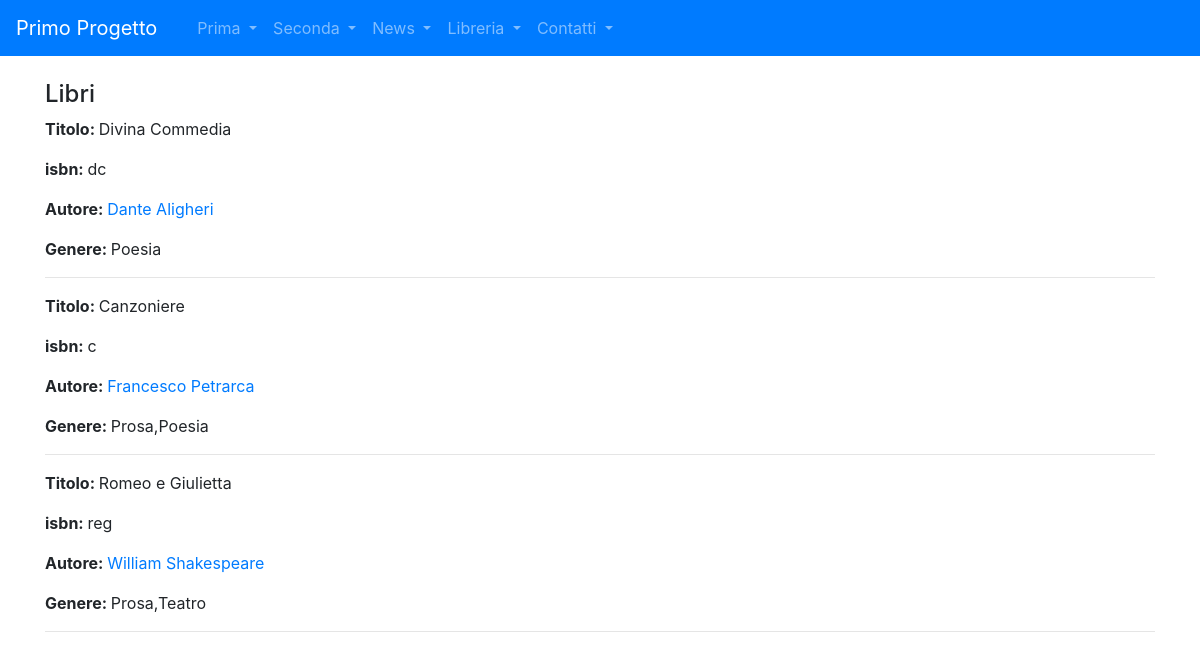
/libreria/, run on the app's committed database.
### libreria/models.py (models this page shows, shortened)
class Libro_SF(models.Model):
    titolo = models.CharField(max_length=100)
    isbn = models.CharField(max_length=13)
    autore = models.ForeignKey(Autore_SF, on_delete=models.CASCADE, related_name="libri")
    genere = models.ManyToManyField(Genere_SF)
    class Meta:
        verbose_name = 'Libro'
        verbose_name_plural = 'Libri'

class Autore_SF(models.Model):
    nome = models.CharField(max_length=20)
    cognome = models.CharField(max_length=20)
    nazione = models.CharField(max_length=20)
    def __str__(self):
        return self.nome + " " + self.cognome
    class Meta:
        verbose_name = 'Autore'
        verbose_name_plural = 'Autori'

class Genere_SF(models.Model):
    nome = models.CharField(max_length=20)
    def __str__(self):
        return self.nome
    class Meta:
        verbose_name = 'Genere'
        verbose_name_plural = 'Generi'

### libreria/views.py (the view)
# urls.py: path('', LibroList_SF.as_view(), name='lista_libri'),
class LibroList_SF(ListView):
    model = Libro_SF
    template_name = 'lista_libri.html'
    context_object_name = 'libri'

### libreria/templates/lista_libri.html (shortened to what this page needs)
{% extends 'base.html'%}
{%block content%}
    <h4>Libri</h4>
    {% for libro in libri %}
        <p><strong>Titolo: </strong>{{libro.titolo}}</p>
        <p><strong>isbn: </strong>{{libro.isbn}}</p>
        <p><strong>Autore: </strong><a href="autore/{{libro.autore.id}}/">{{libro.autore}}</a></p>
        <p><strong>Genere: </strong>{{libro.genere.all|join:","}}</p>
        <hr>
    {% endfor %}
{%endblock content%}

### templates/base.html (shortened to what this page needs)
{%load static%}
<!DOCTYPE html>
<html lang="it">
<head>
    <link rel="stylesheet" href="https://maxcdn.bootstrapcdn.com/bootstrap/4.0.0/css/bootstrap.min.css"
>
</head>
  <body>
    <nav class="navbar navbar-expand-lg navbar-dark bg-primary">
      <a class="navbar-brand" href="/">Primo Progetto</a>
      <div class="collapse navbar-collapse" id="navbarSupportedContent">
        <ul class="navbar-nav mr-auto">
          <li class="nav-item active">
            <a class="nav-link" href="/"> <span class="sr-only">(current)</span></a>
          </li>
          <li class="nav-item dropdown">
                <a class="nav-link dropdown-toggle" href="#" id="navbarDropdown" role="button" data-toggle="dropdown"
                   aria-haspopup="true" aria-expanded="false">
                    Prima
                </a>
          </li>
          <li class="nav-item dropdown">
            <a class="nav-link dropdown-toggle" href="#" id="navbarDropdown" role="button" data-toggle="dropdown" aria-haspopup="true" aria-expanded="false">
              Seconda
            </a>
          </li>
          <li class="nav-item dropdown">
            <a class="nav-link dropdown-toggle" href="#" id="navbarDropdown" role="button" data-toggle="dropdown" aria-haspopup="true" aria-expanded="false">
              News
            </a>
          </li>
          <li class="nav-item dropdown">
            <a class="nav-link dropdown-toggle" href="#" id="navbarDropdown" role="button" data-toggle="dropdown" aria-haspopup="true" aria-expanded="false">
              Libreria
            </a>
          </li>
        <li class="nav-item dropdown">
          <a class="nav-link dropdown-toggle" href="#" id="navbarDropdown" role="button" data-toggle="dropdown" aria-haspopup="true" aria-expanded="false">
            Contatti
          </a>
        </li>
        </ul>
      </div>
    </nav>
    <div class="container my-4">
     {%block content%}
     {%endblock content%}
    </div>
   </body>
</html>

### data on the page
Libro_SF: titolo "Divina Commedia", isbn "dc", autore "Dante Aligheri", genere.all "Poesia"
Libro_SF: titolo "Canzoniere", isbn "c", autore "Francesco Petrarca", genere.all "Prosa,Poesia"
Libro_SF: titolo "Romeo e Giulietta", isbn "reg", autore "William Shakespeare", genere.all "Prosa,Teatro"
